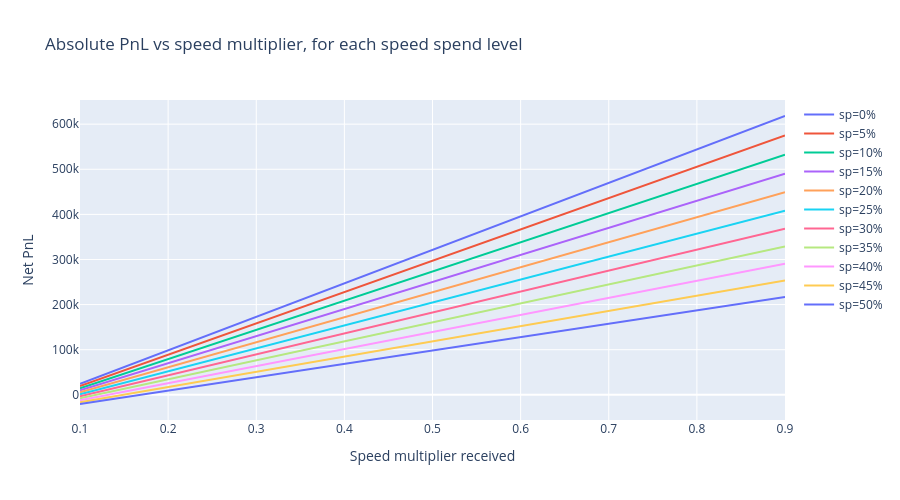

Source (notebook cell):
### Markdown cell above
The marginal value of the speed multiplier is:

$$
\frac{d\,\mathrm{PnL}}{d\,\mathrm{speed\_mult}} = \mathrm{research}(r) \cdot \mathrm{scale}(sc)
$$

### Code cell
fig = go.Figure()

for sp_pct, group in df_step1.groupby("sp_pct"):
    group = group.sort_values("speed_mult")
    fig.add_trace(go.Scatter(
        x=group["speed_mult"],
        y=group["pnl"],
        mode="lines",
        name=f"sp={sp_pct:.0f}%",
    ))

fig.update_layout(
    title="Absolute PnL vs speed multiplier, for each speed spend level",
    xaxis_title="Speed multiplier received",
    yaxis_title="Net PnL",
    height=500
)
fig.show()
